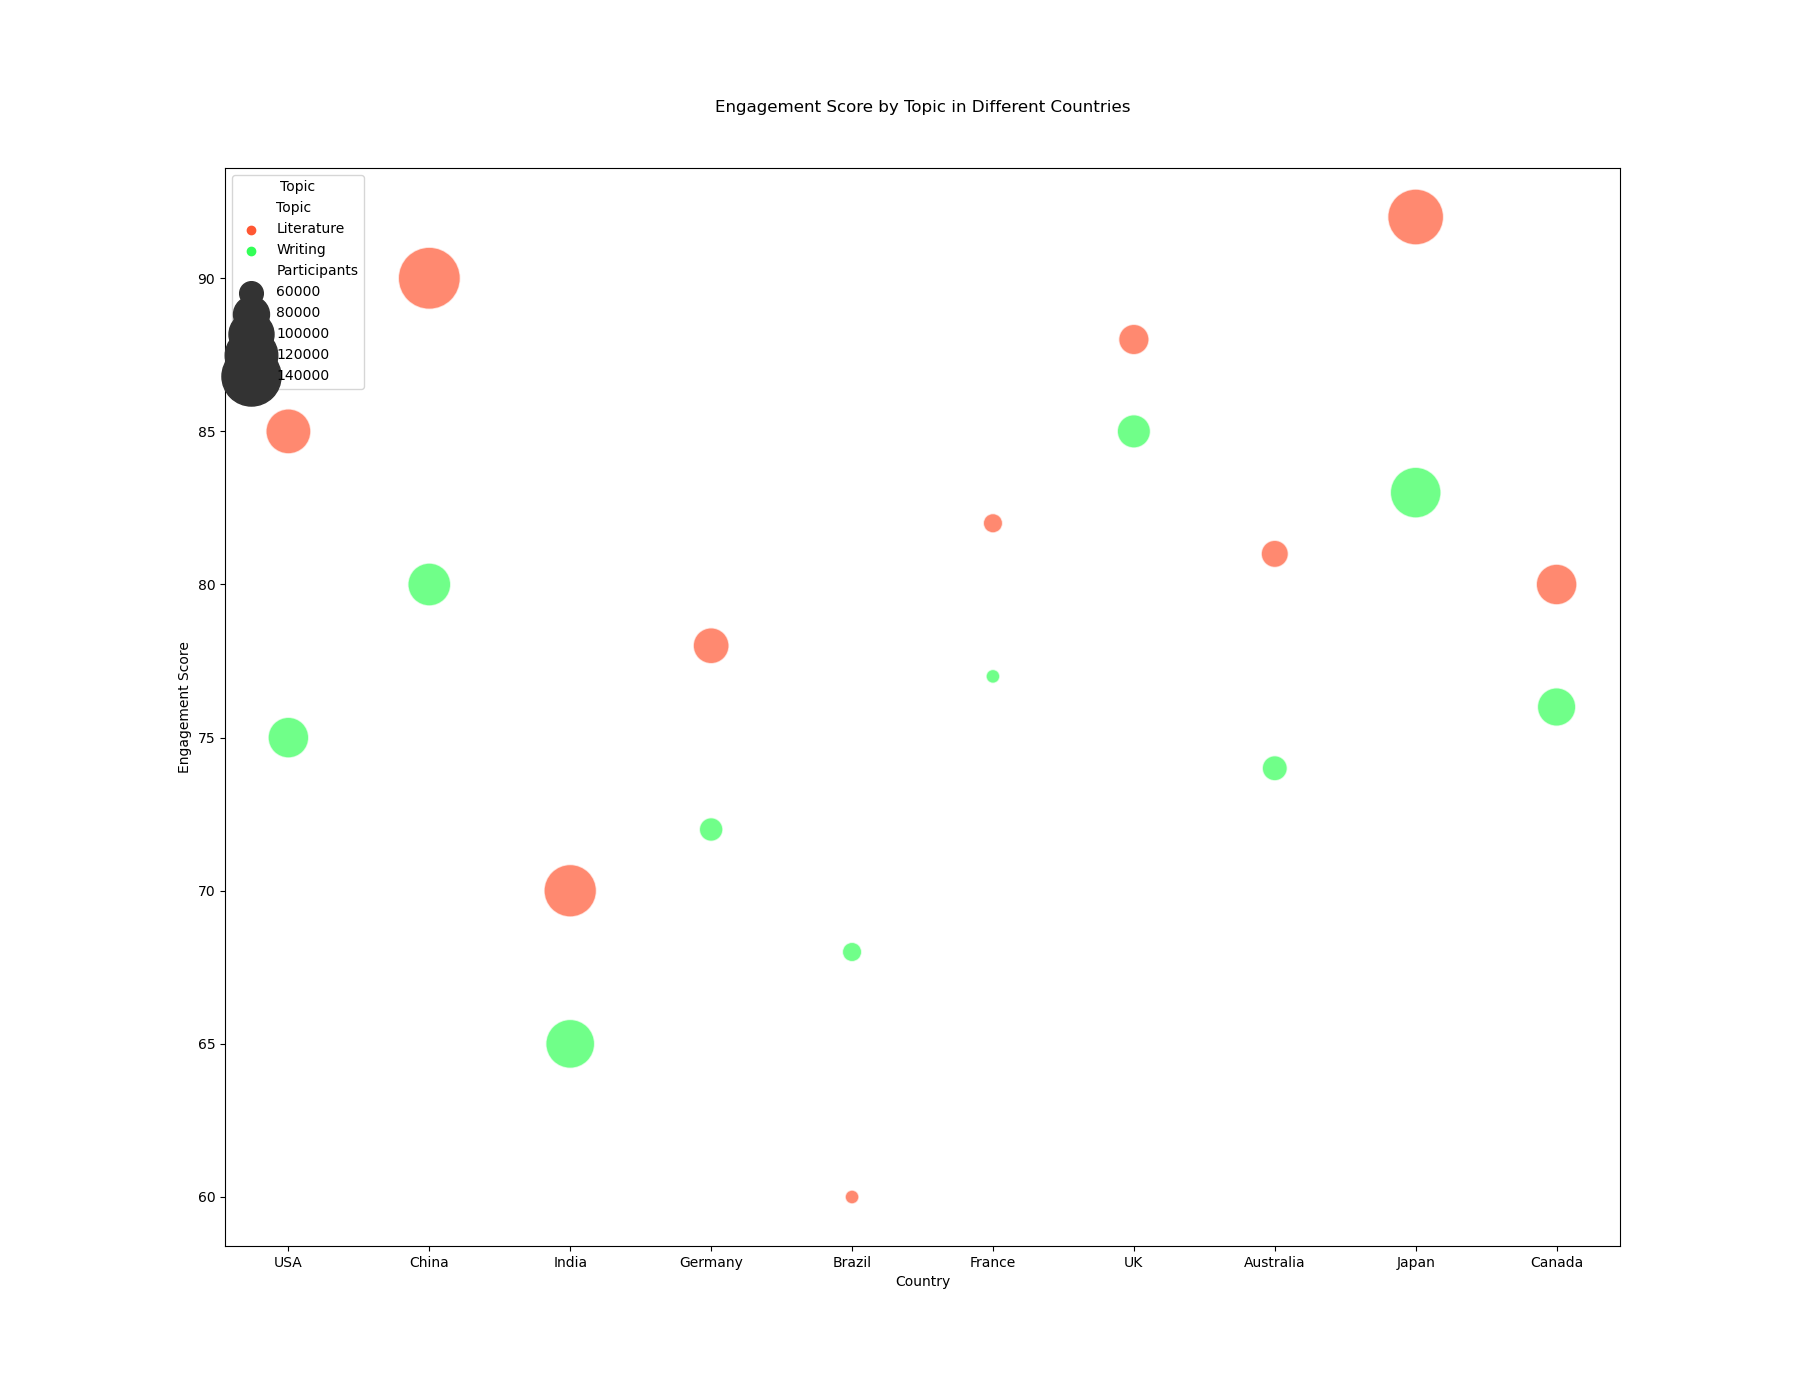

Python code for this plot:

import seaborn as sns
import pandas as pd
import matplotlib.pyplot as plt

# Define the data
data = {
    'Country': ['USA', 'USA', 'China', 'China', 'India', 'India', 'Germany', 'Germany', 'Brazil', 'Brazil', 'France', 'France', 'UK', 'UK', 'Australia', 'Australia', 'Japan', 'Japan', 'Canada', 'Canada'],
    'Topic': ['Literature', 'Writing', 'Literature', 'Writing', 'Literature', 'Writing', 'Literature', 'Writing', 'Literature', 'Writing', 'Literature', 'Writing', 'Literature', 'Writing', 'Literature', 'Writing', 'Literature', 'Writing', 'Literature', 'Writing'],
    'Participants': [100000, 90000, 150000, 95000, 120000, 110000, 80000, 60000, 50000, 55000, 55000, 50000, 70000, 75000, 65000, 62000, 130000, 115000, 90000, 85000],
    'EngagementScore': [85, 75, 90, 80, 70, 65, 78, 72, 60, 68, 82, 77, 88, 85, 81, 74, 92, 83, 80, 76]
}

# Create DataFrame
df = pd.DataFrame(data)

# Create the bubble chart
plt.figure(figsize=(18, 14))
bubble_plot = sns.scatterplot(data=df, x='Country', y='EngagementScore', size='Participants', hue='Topic',
                              sizes=(100, 2000), alpha=0.7, palette=["#FF5733", "#33FF57"])

# Customize legend and axis labels
bubble_plot.legend(title='Topic', loc='upper left')
plt.xlabel('Country')
plt.ylabel('Engagement Score')
plt.title('Engagement Score by Topic in Different Countries', pad=40)

# Show the plot
plt.show()
